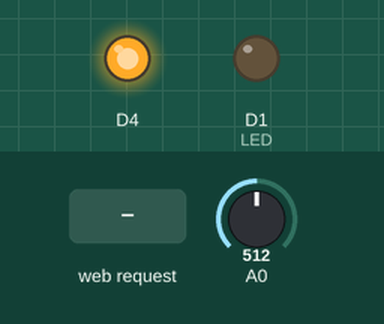
This sketch was run on a simulated ESP8266 (NodeMCU). On the bench: output pins drawn as LEDs (lit = HIGH). The test bench sets the inputs (shaded band); at power-on: A0 = 512. WiFi joins after 1.5 s; servers stay silent unless stated; what the sketch prints to the serial monitor is not drawn.

Above: at 12.7 s.
12.8 s: HTTP request GET /H received
At 15.6 s:
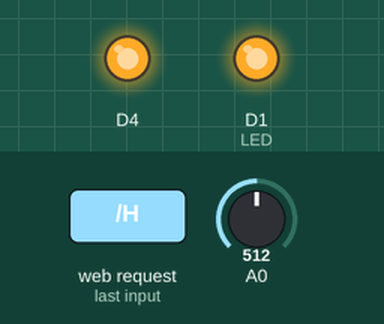
21.5 s: HTTP request GET /L received
At 24.5 s:
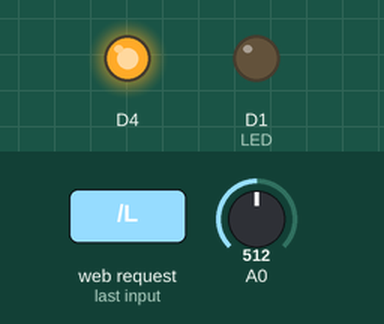
Timing chart, 0 to 31.3 s (numbered marks = the images above; inputs shaded):
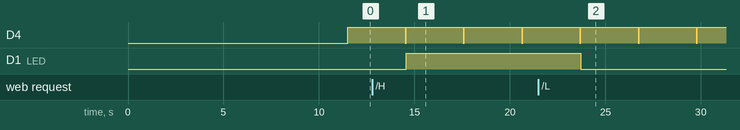

Measured:
- after the input at 12.8 s, D1 (LED): LOW → HIGH after 1.8 s
- after the input at 21.5 s, D1 (LED): HIGH → LOW after 2.2 s
- by itself, D4: alternates HIGH for 3.0 s and LOW for 0.05 s

The sketch:

Android_LED_Temperature.ino
```cpp
#include <ESP8266WiFi.h>

#define LED D1

const char* ssid = "your ssid";
const char* password = "your password";

float vref = 3.3;
float resolution = vref/1023;

// Create an instance of the server
// specify the port to listen on as an argument
WiFiServer server(80);

void setup() {
  pinMode(LED_BUILTIN, OUTPUT);     // Initialize the LED_BUILTIN pin as an output
  pinMode(LED,OUTPUT);               // LED
  wifi_connect();                   // Connecting to WiFi
  server.begin();                   // Begin server
}

void loop() {
  // put your main code here, to run repeatedly:

  built_in_led_blink();
 float t = analogRead(A0);
 t = (t*resolution);
 t = t*100;

  WiFiClient client = server.available();
  if (client) {
    Serial.println("new client");           // print a message out the serial port
    String currentLine = "";                // make a String to hold incoming data from the client
    while (client.connected()) {            // loop while the client's connected
      if (client.available()) {             // if there's bytes to read from the client,
        char c = client.read();             // read a byte, then
        Serial.write(c);                    // print it out the serial monitor
            if (c == '\n') {                // if the byte is a newline character

          // if the current line is blank, you got two newline characters in a row.
          // that's the end of the client HTTP request, so send a response:

          if (currentLine.length() == 0) {
            // HTTP headers always start with a response code (e.g. HTTP/1.1 200 OK)
            // and a content-type so the client knows what's coming, then a blank line:
            client.println("HTTP/1.1 200 OK");
            client.println("Content-type:text/html");
            client.println();
            client.println("<html>"); // Start of HTML
            client.println("<head>");
            client.println("<meta http-equiv='refresh' content='1' />");  // Refresh webpage every 3 seconds
            client.println("</head>");

            client.println("<body style = 'background-color: black'>");
            client.print("<p style = 'color: #FFDF00;'><strong style='font-size: large;'>&nbsp&nbsp&nbsp&nbsp&nbsp&nbsp&nbsp ROOM TEMPERATURE = ");
            client.print(t);
            client.print("&nbsp<sup>o</sup>C</span></strong></p>");
            client.print("<br>");
            // The HTTP response ends with another blank line:
            client.println();
            // break out of the while loop:
            break;
          }
          else {      // if you got a newline, then clear currentLine:
            currentLine = "";
          }
        }
        else if (c != '\r') {    // if you got anything else but a carriage return character,
          currentLine += c;      // add it to the end of the currentLine
        }
        // Check to see if the client request was "GET /H" or "GET /L":
        if (currentLine.endsWith("GET /H")) {
          digitalWrite(LED, HIGH);               // GET /H turns the LED on
        }
        if (currentLine.endsWith("GET /L")) {
          digitalWrite(LED, LOW);                // GET /L turns the LED off
        }
      }// end of if(client.available())
    }// end of while(client.disconnect())
    // close the connection:
    client.stop();
    Serial.println("client disconnected");
  } // end of if(client)

}// void loop ends here...................................

void built_in_led_blink(void){
   digitalWrite(LED_BUILTIN, HIGH);
   delay(3000);
   digitalWrite(LED_BUILTIN, LOW);
   delay(50);
}

void wifi_connect(void){

  Serial.begin(115200);
  delay(10);

  Serial.print("Connecting to ");
  Serial.println(ssid);
  WiFi.begin(ssid, password);

  while (WiFi.status() != WL_CONNECTED) {
    delay(250);
    Serial.print(".");
  }

  Serial.println("");
  Serial.println("WiFi connected");

  Serial.println(WiFi.localIP());

  delay(10000);
  Serial.println("Server Ready");
}
```
